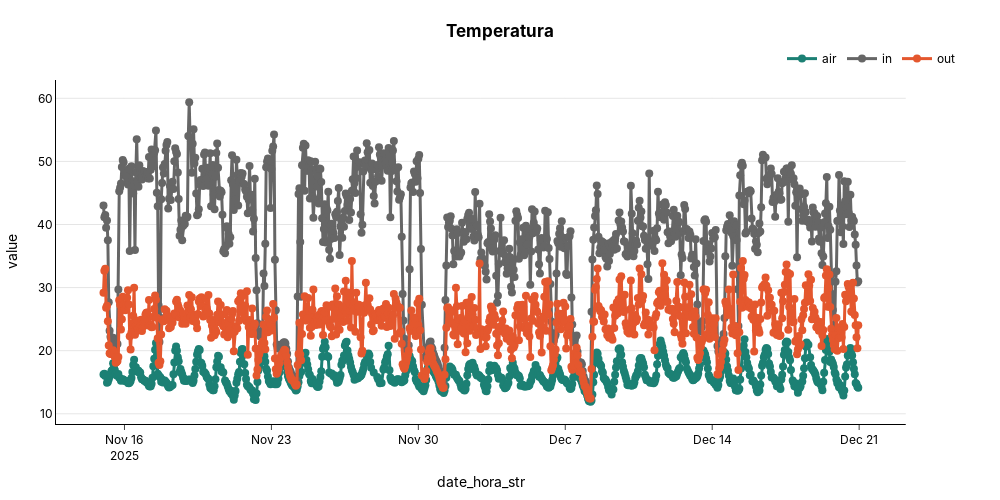

Notebook code for this chart:
### Code cell
plot_line(tm_gt, x_col="date_hora_str", y_col="value", title="Temperatura", group_col='source')

### Figure 1 — Plotly figure (JSON) as saved in the notebook; plotly's stock layout.template omitted (floating-point values rounded to 4 significant figures; data arrays with more than 128 entries replaced by an {"elided": "..."} marker saying what was removed)
{"data": [{"hovertemplate": "<b>date_hora_str:</b> %{x}<br><b>air:</b> %{y:.1f}<br><extra></extra>", "line": {"color": "#1C8074", "shape": "linear", "width": 3}, "marker": {"color": "#1C8074", "size": 8}, "mode": "lines+markers", "name": "air", "type": "scatter", "x": {"elided": "831 str values"}, "xaxis": "x", "y": {"elided": "831 float values"}, "yaxis": "y"}, {"hovertemplate": "<b>date_hora_str:</b> %{x}<br><b>in:</b> %{y:.1f}<br><extra></extra>", "line": {"color": "#666666", "shape": "linear", "width": 3}, "marker": {"color": "#666666", "size": 8}, "mode": "lines+markers", "name": "in", "type": "scatter", "x": {"elided": "860 str values"}, "xaxis": "x", "y": {"elided": "860 float values"}, "yaxis": "y"}, {"hovertemplate": "<b>date_hora_str:</b> %{x}<br><b>out:</b> %{y:.1f}<br><extra></extra>", "line": {"color": "#E4572E", "shape": "linear", "width": 3}, "marker": {"color": "#E4572E", "size": 8}, "mode": "lines+markers", "name": "out", "type": "scatter", "x": {"elided": "861 str values"}, "xaxis": "x", "y": {"elided": "861 float values"}, "yaxis": "y"}], "layout": {"font": {"color": "black", "family": "Inter, Arial, sans-serif"}, "height": 500, "hovermode": "x unified", "legend": {"orientation": "h", "x": 1, "xanchor": "right", "y": 1.02, "yanchor": "bottom"}, "margin": {"b": 40, "l": 40, "r": 40, "t": 80}, "paper_bgcolor": "rgba(0,0,0,0)", "plot_bgcolor": "rgba(0,0,0,0)", "title": {"text": "<b>Temperatura<b>", "x": 0.5, "xanchor": "center", "y": 0.95, "yanchor": "top"}, "width": 1000, "xaxis": {"anchor": "y", "domain": [0, 0.94], "linecolor": "black", "linewidth": 1, "showline": true, "ticks": "outside", "title": {"text": "date_hora_str"}}, "yaxis": {"anchor": "x", "domain": [0, 1], "gridcolor": "rgba(0,0,0,0.1)", "linecolor": "black", "linewidth": 1, "showgrid": true, "showline": true, "title": {"text": "value"}}, "yaxis2": {"anchor": "x", "overlaying": "y", "side": "right"}}}
